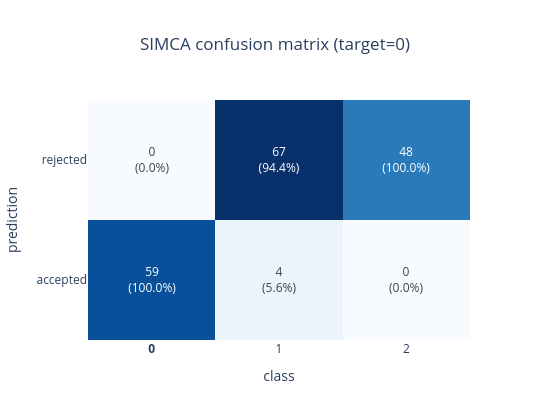

The cell this chart's notebook holds for it:
### Markdown cell above
### Confusion matrix

### Code cell
model_1.plot_confusion_matrix(y, y_pred_1, show_percent=True)

### Figure 1 — Plotly figure (JSON) as saved in the notebook; plotly's stock layout.template omitted (floating-point values rounded to 4 significant figures)
{"data": [{"colorscale": [[0, "rgb(247,251,255)"], [0.125, "rgb(222,235,247)"], [0.25, "rgb(198,219,239)"], [0.375, "rgb(158,202,225)"], [0.5, "rgb(107,174,214)"], [0.625, "rgb(66,146,198)"], [0.75, "rgb(33,113,181)"], [0.875, "rgb(8,81,156)"], [1, "rgb(8,48,107)"]], "hovertemplate": "%{x}<br>%{y}: %{z}<extra></extra>", "showscale": false, "text": [["0<br>(0.0%)", "67<br>(94.4%)", "48<br>(100.0%)"], ["59<br>(100.0%)", "4<br>(5.6%)", "0<br>(0.0%)"]], "texttemplate": "%{text}", "type": "heatmap", "x": ["<b>0</b>", "1", "2"], "y": ["rejected", "accepted"], "z": [[0, 67, 48], [59, 4, 0]]}], "layout": {"height": 420, "title": {"text": "SIMCA confusion matrix (target=0)", "x": 0.5}, "width": 550, "xaxis": {"title": {"text": "class"}}, "yaxis": {"autorange": "reversed", "title": {"text": "prediction"}}}}
